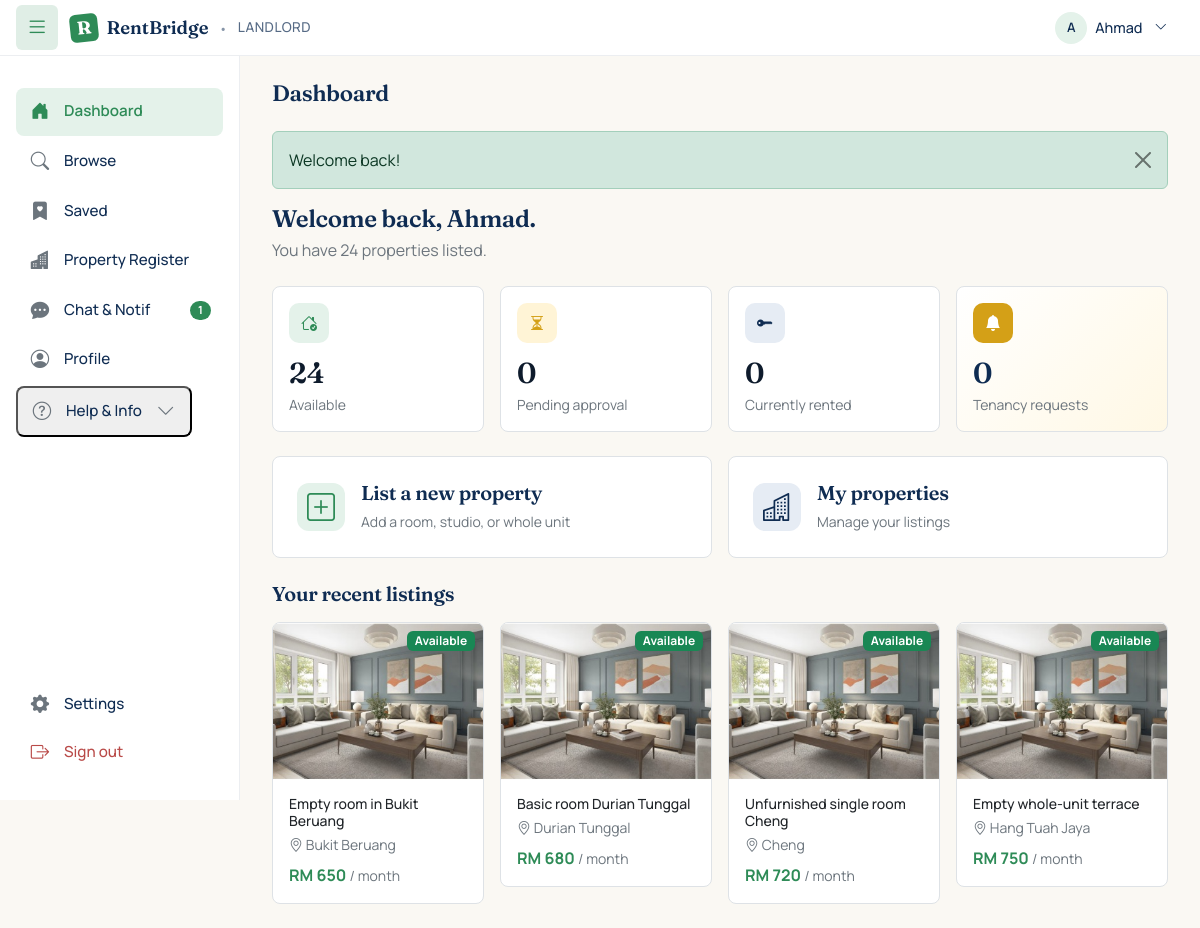
The app's page /landlord/dashboard.php (signed in) with its own data.
### tables this page shows
CREATE TABLE `landlords` (
  `user_id` int(11) NOT NULL,
  `full_name` varchar(150) NOT NULL,
  `preferred_name` varchar(50) NOT NULL DEFAULT '',
  `ic_no` varchar(20) NOT NULL,
  `phone` varchar(20) NOT NULL,
  `allow_whatsapp` tinyint(1) NOT NULL DEFAULT 0,
  `address` varchar(255) DEFAULT NULL,
  `verified` tinyint(1) NOT NULL DEFAULT 0
);

CREATE TABLE `properties` (
  `id` int(11) NOT NULL,
  `landlord_id` int(11) NOT NULL,
  `title` varchar(150) NOT NULL,
  `property_type` enum('room','studio','whole_unit') NOT NULL,
  `address` text NOT NULL,
  `city` varchar(80) NOT NULL,
  `postcode` varchar(10) NOT NULL,
  `state` varchar(50) NOT NULL DEFAULT 'Melaka',
  `latitude` decimal(10,7) DEFAULT NULL,
  `longitude` decimal(10,7) DEFAULT NULL,
  `maps_url` varchar(500) DEFAULT NULL,
  `monthly_rent` decimal(8,2) NOT NULL,
  `deposit` decimal(8,2) NOT NULL DEFAULT 0.00,
  `description` text DEFAULT NULL,
  `facilities` text DEFAULT NULL,
  `furnishing` enum('none','partial','full') NOT NULL DEFAULT 'partial',
  `status` enum('pending_approval','available','booked','rented','hidden','rejected') NOT NULL DEFAULT 'pending_approval',
  `viewing_mode` enum('landlord_led','agent_led','either') NOT NULL DEFAULT 'either',
  `agent_verified_at` timestamp NULL DEFAULT NULL,
  `agent_verified_by` int(11) DEFAULT NULL,
  `created_at` timestamp NOT NULL DEFAULT current_timestamp(),
  `updated_at` timestamp NOT NULL DEFAULT current_timestamp() ON UPDATE current_timestamp()
);

### landlord/dashboard.php (the view, shortened to what the rows shown need)
<?php
require_once __DIR__ . '/../includes/auth.php';
$pdo = db();
$userId = current_user_id();
$stmt = $pdo->prepare("SELECT full_name, preferred_name FROM landlords WHERE user_id = ?");
$stmt->execute([$userId]);
$me = $stmt->fetch();
$counts = [];
$stmt = $pdo->prepare("SELECT COUNT(*) FROM properties WHERE landlord_id = ?");
$stmt->execute([$userId]);
$counts['total_properties'] = (int)$stmt->fetchColumn();
$stmt = $pdo->prepare("SELECT COUNT(*) FROM properties WHERE landlord_id = ? AND status = 'available'");
$stmt->execute([$userId]);
$counts['available'] = (int)$stmt->fetchColumn();
$stmt = $pdo->prepare("SELECT COUNT(*) FROM properties WHERE landlord_id = ? AND status = 'pending_approval'");
$stmt->execute([$userId]);
$counts['pending_approval'] = (int)$stmt->fetchColumn();
$stmt = $pdo->prepare("SELECT COUNT(*) FROM properties WHERE landlord_id = ? AND status = 'rented'");
$stmt->execute([$userId]);
$counts['rented'] = (int)$stmt->fetchColumn();
$stmt = $pdo->prepare("SELECT COUNT(*) FROM bookings WHERE landlord_id = ? AND status = 'pending_landlord'");
$stmt->execute([$userId]);
$counts['pending_tenancies'] = (int)$stmt->fetchColumn();
$stmt = $pdo->prepare("SELECT COUNT(*) FROM bookings WHERE landlord_id = ? AND status = 'active'");
$stmt->execute([$userId]);
$counts['active_tenancies'] = (int)$stmt->fetchColumn();
$stmt = $pdo->prepare("
    SELECT p.id, p.title, p.city, p.monthly_rent, p.status,
           (SELECT image_path FROM property_images
             WHERE property_id = p.id ORDER BY is_primary DESC, id LIMIT 1) AS image_path
      FROM properties p
     WHERE p.landlord_id = ?
     ORDER BY p.created_at DESC
     LIMIT 4
");
$stmt->execute([$userId]);
$recentProperties = $stmt->fetchAll();
$pageTitle = 'Dashboard';
function landlord_prop_status_badge(string $status): array {
    return match ($status) {
        'pending_approval' => ['Pending review', 'warning'],
        'available'        => ['Available',      'success'],
        'booked'           => ['Booked',         'info'],
        'rented'           => ['Rented',         'primary'],
        'hidden'           => ['Hidden',         'secondary'],
        'rejected'         => ['Rejected',       'danger'],
        default            => [$status,          'secondary'],
    };
}
?>
<div class="mb-4">
    <h4 class="mb-1" style="font-family: 'Fraunces', serif;">
        Welcome back, <?= e($me['preferred_name'] ?: $me['full_name']) ?>.
    </h4>
    <p class="text-secondary mb-0">
        You have <?= $counts['total_properties'] ?>
        propert<?= $counts['total_properties'] === 1 ? 'y' : 'ies' ?> listed.
    </p>
</div>
<?php if (!empty($recentProperties)): ?>
<div class="row g-3">
    <?php foreach ($recentProperties as $p):
        [$statusLabel, $statusColor] = landlord_prop_status_badge($p['status']);
    ?>
        <div class="col-md-3 col-sm-6">
            <a href="/rentbridge/landlord/property.php?id=<?= (int)$p['id'] ?>"
               class="d-block text-decoration-none text-dark">
                <div class="bg-white border rounded-3 overflow-hidden h-100"
                     style="transition: transform 0.15s, box-shadow 0.15s;"
                     onmouseover="this.style.transform='translateY(-2px)';this.style.boxShadow='0 4px 12px rgba(15,44,82,0.08)'"
                     onmouseout="this.style.transform='';this.style.boxShadow=''">
                    <div style="aspect-ratio: 4/3; background: linear-gradient(135deg,#E6ECF4,#E4F2EA); position:relative;">
                        <?php if (!empty($p['image_path'])): ?>
                            <img src="/rentbridge/<?= e($p['image_path']) ?>"
                                 style="width:100%; height:100%; object-fit:cover;" alt="">
                        <?php endif; ?>
                        <span class="badge bg-<?= $statusColor ?>"
                              style="position:absolute; top:8px; right:8px;">
                            <?= e($statusLabel) ?>
                        </span>
                    </div>
                    <div class="p-3">
                        <h6 class="mb-1 small"><?= e($p['title']) ?></h6>
                        <div class="small text-secondary mb-2">
                            <i class="bi bi-geo-alt"></i> <?= e($p['city']) ?>
                        </div>
                        <strong class="text-emerald">
                            RM <?= number_format((float)$p['monthly_rent']) ?>
                        </strong>
                        <small class="text-secondary">/ month</small>
                    </div>
                </div>
            </a>
        </div>
    <?php endforeach; ?>
</div>
<?php endif; ?>
<?php
$pageContent = ob_get_clean();
require __DIR__ . '/../includes/landlord_layout.php';

### includes/landlord_layout.php (shortened to what the rows shown need)
<?php
require_once __DIR__ . '/auth.php';
require_once __DIR__ . '/chat.php';
$pageTitle     = $pageTitle     ?? 'Landlord';
$pageTabs      = $pageTabs      ?? [];
$pageContent   = $pageContent   ?? '';
$userId = current_user_id();
$pdo = db();
$stmt = $pdo->prepare("SELECT preferred_name, full_name FROM landlords WHERE user_id = ?");
$stmt->execute([$userId]);
$me = $stmt->fetch() ?: [];
$myName = ($me['preferred_name'] ?? '') ?: ($me['full_name'] ?? 'Landlord');
?>
<!DOCTYPE html>
<html lang="en">
<head>
    <link href="https://cdn.jsdelivr.net/npm/bootstrap@5.3.3/dist/css/bootstrap.min.css" rel="stylesheet">
    <link href="https://cdn.jsdelivr.net/npm/bootstrap-icons@1.11.3/font/bootstrap-icons.min.css" rel="stylesheet">
    <link href="/rentbridge/assets/css/style.css" rel="stylesheet">
    <link href="/rentbridge/assets/css/student.css" rel="stylesheet">
</head>
<body class="landlord-body">
<header class="user-topbar">
<div class="topbar-right">
    <div class="topbar-user-menu dropdown">
        <button class="topbar-user-btn dropdown-toggle"
                type="button"
                data-bs-toggle="dropdown"
                aria-expanded="false">
            <?php
            require_once __DIR__ . '/avatar.php';
            $_avatarPath = get_avatar_path($userId, 'landlord');
            render_avatar($_avatarPath, $myName, 32);
            ?>
            <span class="topbar-user-name d-none d-md-inline">
                <?= e($myName) ?>
            </span>
            <i class="bi bi-chevron-down small ms-1 d-none d-md-inline"></i>
        </button>
    </div>
</div></header>
<div class="user-shell">
    <main class="user-main">
        <div class="user-content">
            <?php if (empty($pageTabs)): ?>
                <div class="user-page-header-noTabs">
                    <h1 class="user-page-title-inline"><?= e($pageTitle) ?></h1>
                </div>
            <?php endif; ?>
            <?= $pageContent ?>
        </div>
    </main>
</div>
</body>
</html>

### includes/avatar.php (shortened to what the rows shown need)
<?php
require_once __DIR__ . '/auth.php';
function render_avatar(?string $avatarPath, string $name, int $sizePx = 44, string $bgColor = '#E4F2EA'): void {
    if (!empty($avatarPath)) {
        ?>
        <img src="/rentbridge/<?= e($avatarPath) ?>"
             alt="<?= e($name) ?>"
             style="width:<?= $sizePx ?>px; height:<?= $sizePx ?>px;
                    border-radius:50%; object-fit:cover; flex-shrink:0;">
        <?php
    } else {
        $initial = mb_strtoupper(mb_substr($name, 0, 1));
        $fontSize = round($sizePx * 0.4);
        ?>
        <div style="width:<?= $sizePx ?>px; height:<?= $sizePx ?>px;
                    border-radius:50%; background: <?= $bgColor ?>;
                    display:inline-flex; align-items:center; justify-content:center;
                    font-weight:600; color:#0F2C52; font-size:<?= $fontSize ?>px;
                    flex-shrink:0;">
            <?= e($initial) ?>
        </div>
        <?php
    }
}

### records on screen
landlords: preferred_name "A", preferred_name "Ahmad"
properties: statusLabel "Available", title "Empty room in Bukit Beruang", city "Bukit Beruang", monthly_rent "650"
properties: statusLabel "Available", title "Basic room Durian Tunggal", city "Durian Tunggal", monthly_rent "680"
properties: statusLabel "Available", title "Unfurnished single room Cheng", city "Cheng", monthly_rent "720"
properties: statusLabel "Available", title "Empty whole-unit terrace", city "Hang Tuah Jaya", monthly_rent "750"

### other values on screen
$totalUnread "1"
$pageTitle "Dashboard"
$flash['message'] "Welcome back!"
$counts['total_properties'] "24"
$counts['available'] "24"
$counts['pending_approval'] "0"
$counts['rented'] "0"
$counts['pending_tenancies'] "0"
